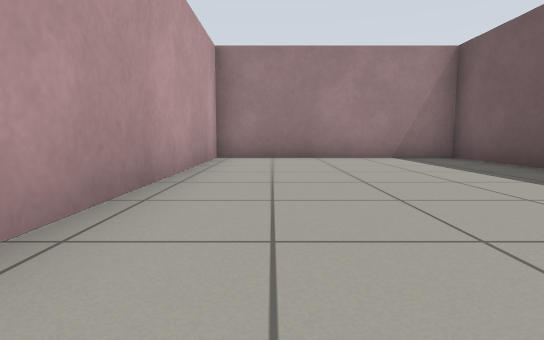
view 1 (above)

22 first-person views from a walk through a robot-simulator world made for Gazebo. The camera is 0.5 m above the floor, tilts 6° down and sees 80° across. The floor is counted in squares, 1 m on a side. Each view is taken from the middle of a square. On the plan, view 1 faces up. The plan holds only what a view shows up to about 9 squares ahead; the rest is blank.

view 2
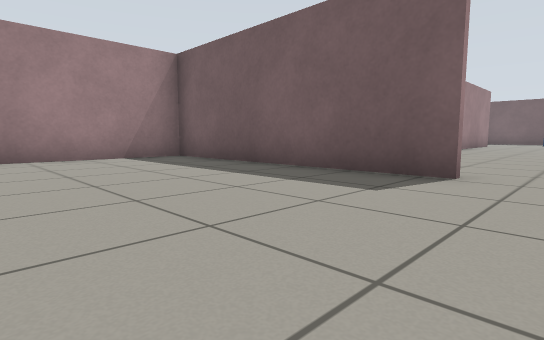

view 3
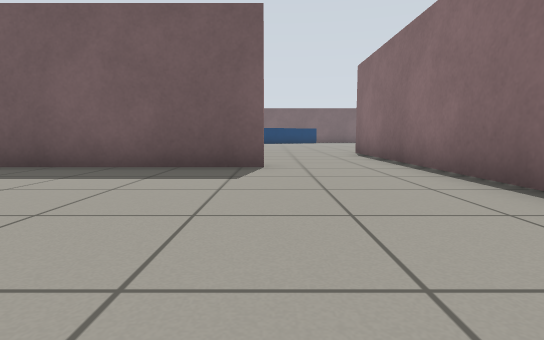

view 4
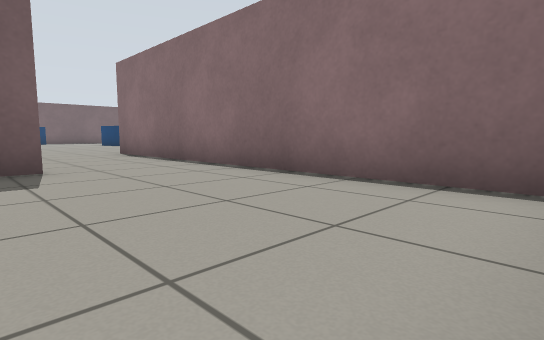

view 5
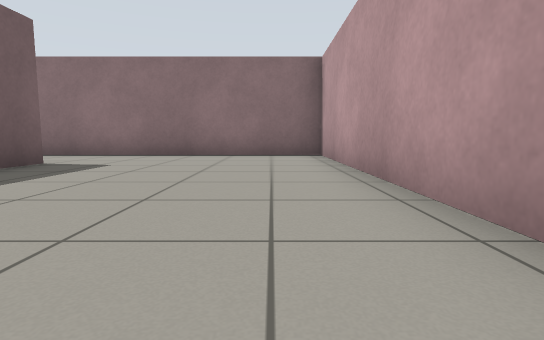

view 6
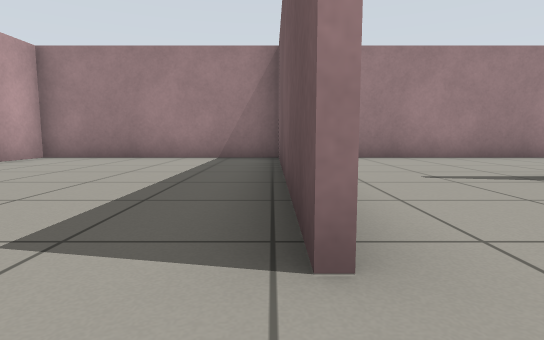

view 7
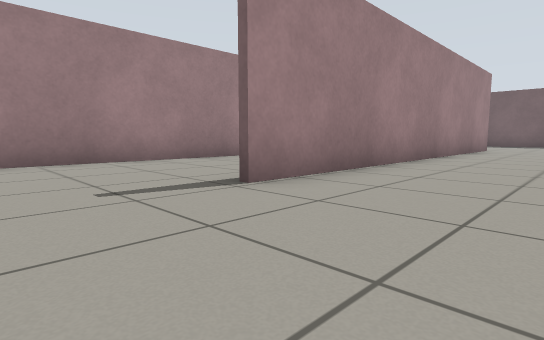

view 8
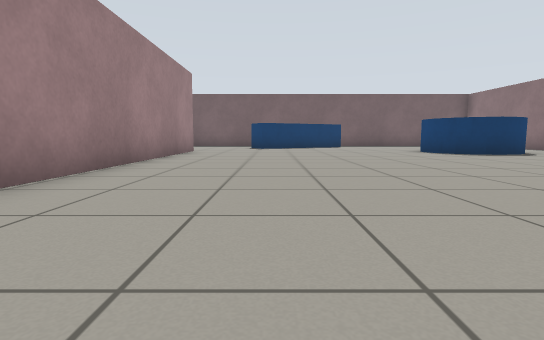

view 9
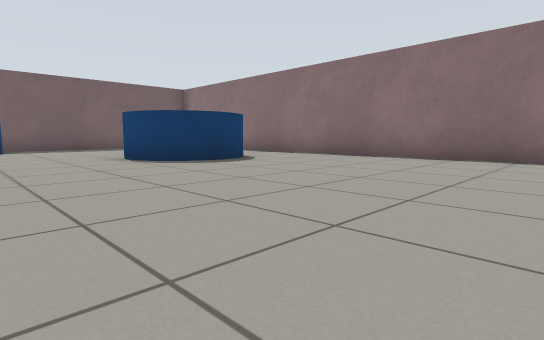

view 10
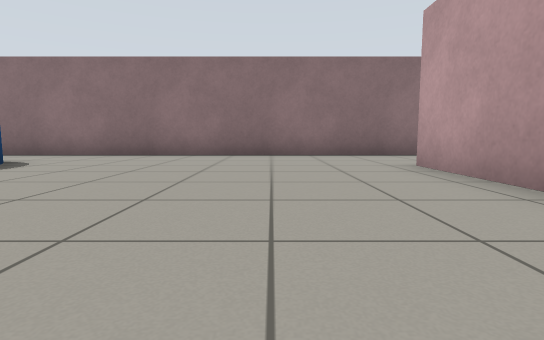

view 11
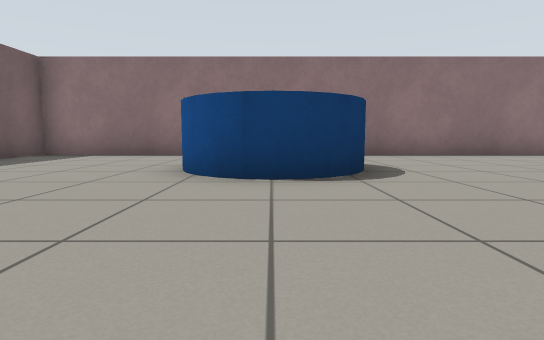

view 12
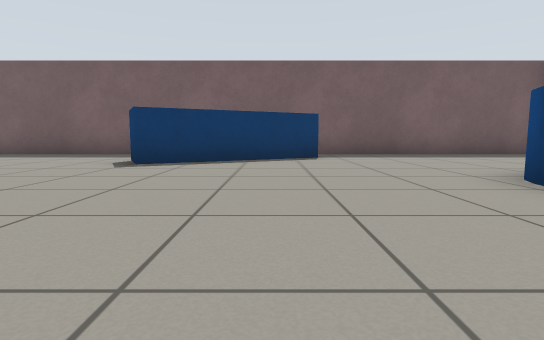

view 13
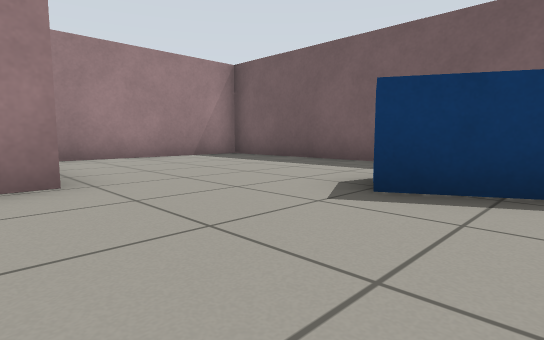

view 14
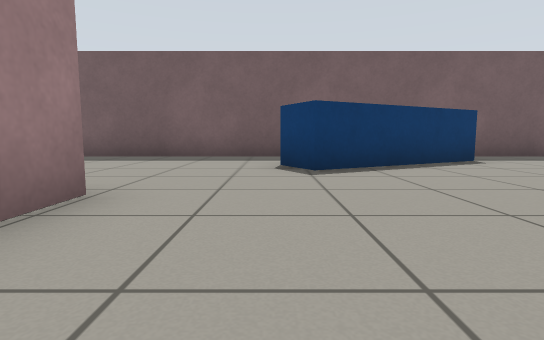

view 15
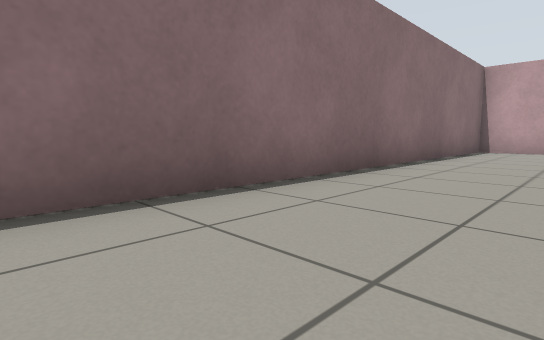

view 16
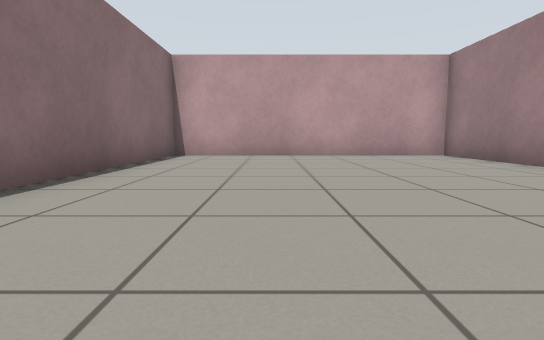

view 17
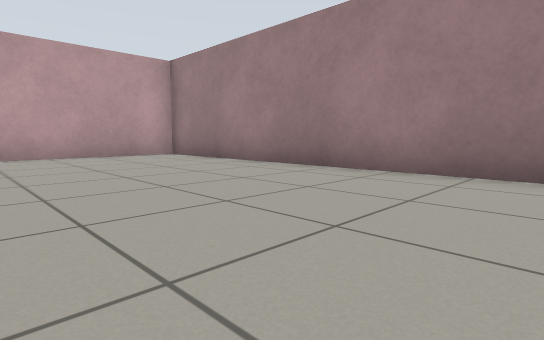

view 18
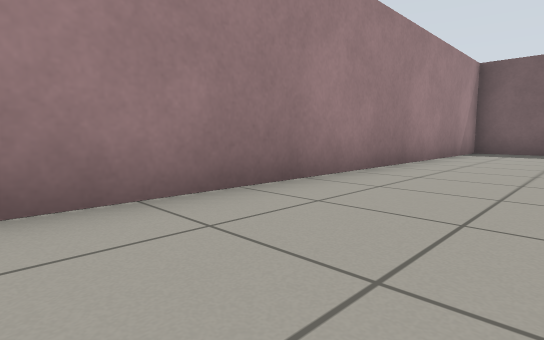

view 19
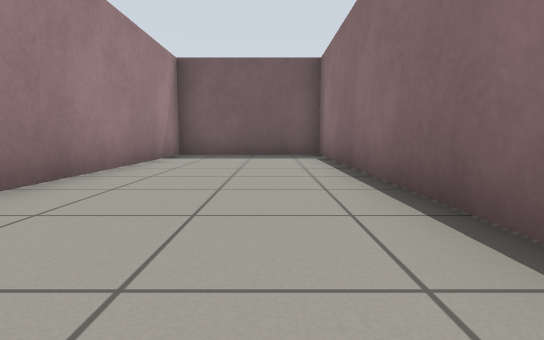

view 20
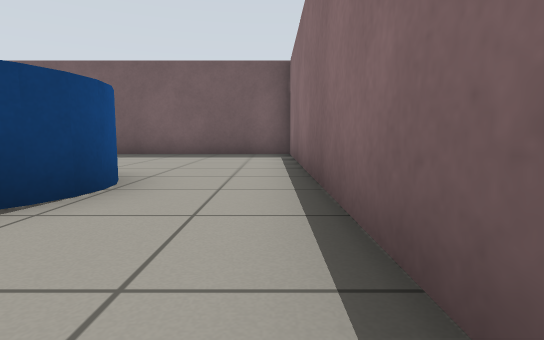

view 21
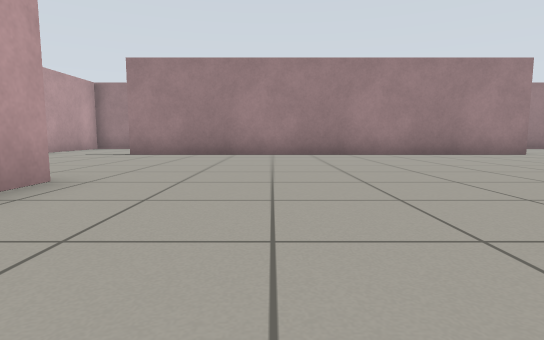

view 22
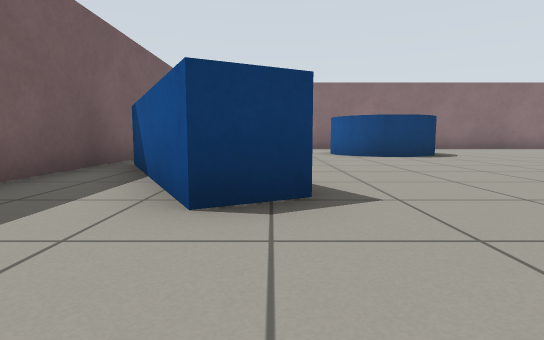

### Floor plan
Key: @ floor where view 1 was taken; # wall or solid block; . floor; C blue cylinder; B blue box.
Columns run from 2 left of view 1 to 23 right of it. Each row starts with its distance up from view 1.
  8 ##########################
  7 #.....# ............#....#
  6 #.....#.............#....#
  5 #.....#.............#....#
  4 #.....#...###########....#
  3 #.....#..................#
  2 #.....#...............B..#
  1 #.....................BB.#
  0 #.@....................B.#
 -1 ###########............BB#
 -2 #.........#.............B#
 -3 #.........#..............#
 -4 #.........#.......CCC....#
 -5 #.........#.......C C....#
 -6 #.................CCC....#
 -7 #........................#
 -8 #........................#
 -9 ##########################

Positions as (right, up) in squares from view 1, and headings:
1: (0, 0), facing up
2: (0, 0), facing up-right
3: (-1, 1), facing right
4: (-1, 2), facing down-right
5: (0, 7), facing down
6: (4, 0), facing up
7: (5, 1), facing up-right
8: (7, 1), facing right
9: (10, -1), facing down-right
10: (11, 0), facing down
11: (17, 0), facing down
12: (14, -1), facing right
13: (17, 0), facing up-right
14: (15, 2), facing right
15: (10, -6), facing down-left
16: (7, -6), facing left
17: (7, -6), facing up-left
18: (7, 5), facing up-right
19: (9, 5), facing right
20: (14, -8), facing right
21: (11, -5), facing up
22: (20, 4), facing down
